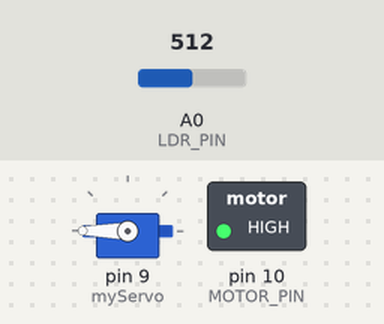
A sketch run on a simulated Arduino Uno, built with avr-gcc and run on an emulated ATmega328P. On the bench: servo, switched loads named in the sketch (green lamp = pin HIGH). The test bench sets the inputs (shaded band); at power-on: A0 (LDR_PIN) = 512.

Above: at 1.2 s.
1.3 s: A0 (LDR_PIN) set to 209
4.3 s: A0 (LDR_PIN) set to 186
At 5.0 s:
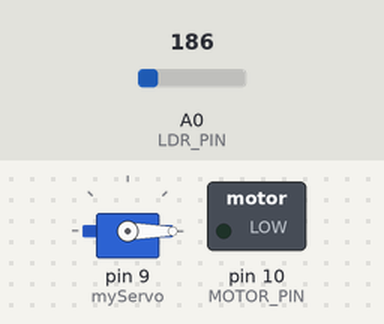
Timing chart, 0 to 7.3 s (numbered marks = the images above; inputs shaded):
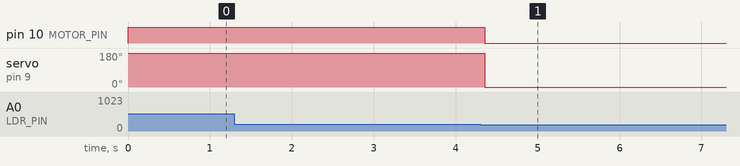

Measured:
- the behaviour switches between 201 and 200 on A0 (LDR_PIN) (found by bisection; images 0 and 1)
- after the input at 4.3 s, pin 10 (MOTOR_PIN): HIGH → LOW after 0.05 s; servo on pin 9 (myServo): 180° → 0° after 0.05 s

The sketch:

sketch_oct26a.ino
```cpp
#define LDR_PIN A0
#include <Servo.h>
#define MOTOR_PIN 10
Servo myServo;
void setup() {
  Serial.begin(9600);
  // put your setup code here, to run once:
  pinMode(A0, INPUT);
  myServo.attach(9);
  pinMode(10, OUTPUT);
}

void loop() {
  int val = analogRead(A0);
  if (val > 200){
    myServo.write(180);
    digitalWrite(MOTOR_PIN, HIGH);
    delay(150);
    myServo.write(0);
    digitalWrite(MOTOR_PIN, LOW);

  }
}
```
